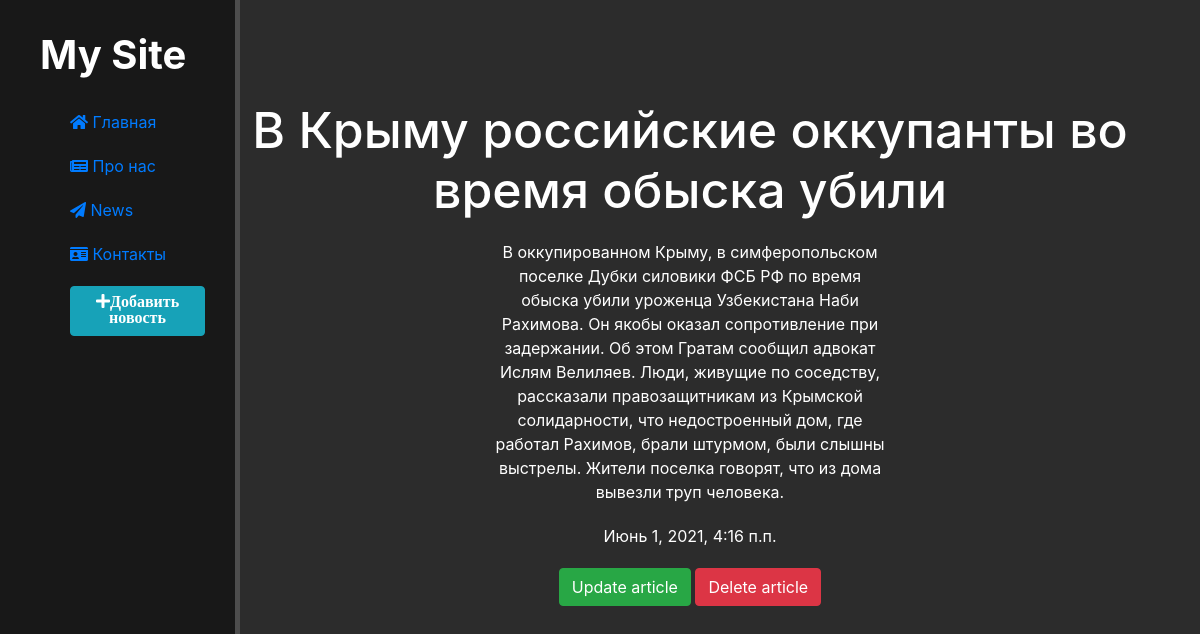
Page /news/11 on the committed database.
### news/models.py (models this page shows, shortened)
class Articles(models.Model):
    title = models.CharField('Название', max_length = 50)
    anons = models.CharField('Анонс', max_length = 250)
    full_text = models.TextField('Статья')
    date = models.DateTimeField('Дата публикации')
    class Meta:
        verbose_name = 'Новость'
        verbose_name_plural = 'Новости'

### news/views.py (the view)
# urls.py: path('<int:pk>', views.NewsDetailView.as_view(), name = 'news-detail'),
class NewsDetailView(DetailView):
    model = Articles
    template_name = 'news/details_view.html'
    context_object_name = 'article'

### news/templates/news/details_view.html (shortened to what this page needs)
{% extends 'main/layout.html' %}
{% block content %}
   <div class="features">
      <h1>{{article.title}}</h1>
      <p>{{article.full_text}}</p>
      <p>{{article.date}}</p>
      <a href="{% url 'news-update' article.id %}" class="btn btn-success">Update article</a>
      <a href="{% url 'news-delete' article.id %}" class="btn btn-danger">Delete article</a>
   </div>
{% endblock %}

### main/static/main/css/main.css (style rules this page uses)
body { background: #2c2c2c; }
.features { float: left; color: #fff; margin-top: 100px; text-align: center; width: 75%; }
main .features h1 { font-size: 50px; }
main .features p { max-width: 400px; margin: 20px auto; }

### rows in the picture
Articles: title "В Крыму российские оккупанты во время обыска убили", full_text "В оккупированном Крыму, в симферопольском поселке Дубки силовики ФСБ РФ по время обыска убили уроженца Узбекистана Наби Рахимова. Он якобы оказал сопротивление при задержании. Об этом Гратам сообщил адвокат Ислям Велиляев. Люди, живущие по соседству, рассказали правозащитникам из Крымской солидарности, что недостроенный дом, где работал Рахимов, брали штурмом, были слышны выстрелы. Жители поселка говорят, что из дома вывезли труп человека.", date "Июнь 1, 2021, 4:16 п.п."
